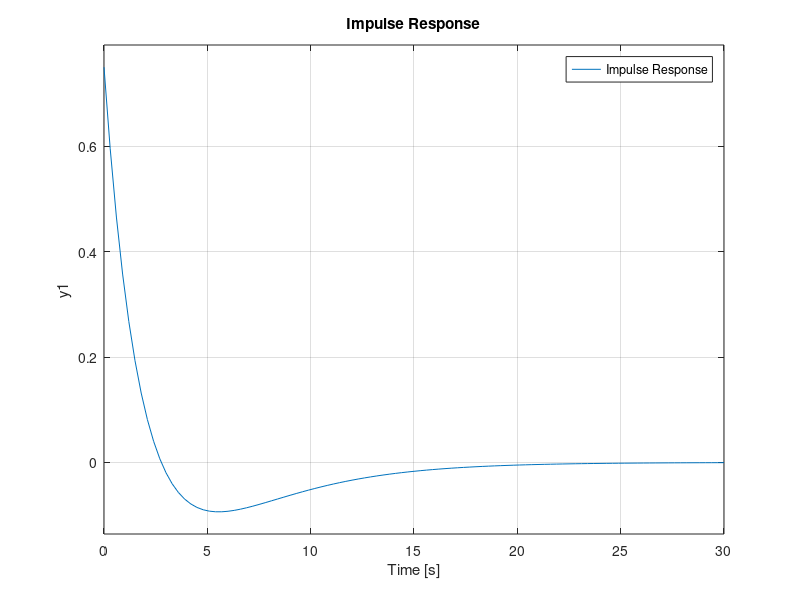

Source code (MATLAB):
sys=tf([0 6 0],[8 6 1]);
subplot(2,1,1);
step(sys);
legend('Step Response');
subplot(2,1,2);
impulse(sys);
legend('Impulse Response');
